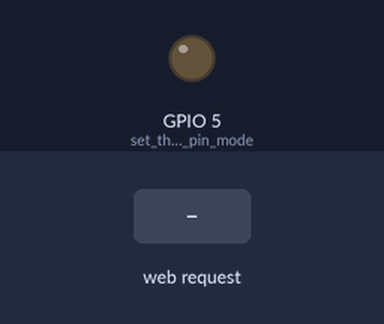
This sketch was run on a simulated ESP32. Parts: output pins drawn as LEDs (lit = HIGH). The inputs (shaded band) are chosen by the test bench. WiFi joins after 1.5 s; servers stay silent unless stated; what the sketch prints to the serial monitor is not drawn.

Above: at 2.7 s.
2.8 s: HTTP request GET /H received
At 3.2 s:
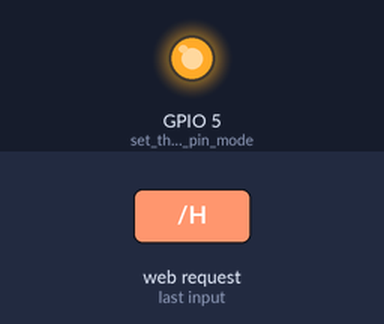
4.3 s: HTTP request GET /L received
At 5.6 s:
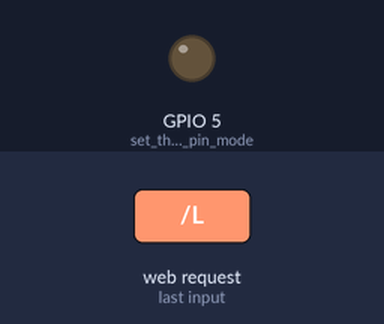
Timing chart, 0 to 7.3 s (numbered marks = the images above; inputs shaded):
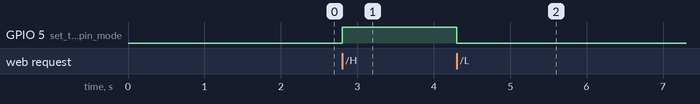

The sketch:

SimpleWiFiServer.ino
```cpp
/*
 WiFi Web Server LED Blink

 A simple web server that lets you blink an LED via the web.
 This sketch will print the IP address of your WiFi Shield (once connected)
 to the Serial monitor. From there, you can open that address in a web browser
 to turn on and off the LED on pin 5.

 If the IP address of your shield is yourAddress:
 http://yourAddress/H turns the LED on
 http://yourAddress/L turns it off

 This example is written for a network using WPA2 encryption. For insecure
 WEP or WPA, change the Wifi.begin() call and use Wifi.setMinSecurity() accordingly.

 Circuit:
 * WiFi shield attached
 * LED attached to pin 5

 created for arduino 25 Nov 2012
 by Tom Igoe

ported for sparkfun esp32
31.01.2017 by Jan Hendrik Berlin

 */

#include <WiFi.h>

const char *ssid = "yourssid";
const char *password = "yourpasswd";

NetworkServer server(80);

void setup() {
  Serial.begin(115200);
  pinMode(5, OUTPUT);  // set the LED pin mode

  delay(10);

  // We start by connecting to a WiFi network

  Serial.println();
  Serial.println();
  Serial.print("Connecting to ");
  Serial.println(ssid);

  WiFi.begin(ssid, password);

  while (WiFi.status() != WL_CONNECTED) {
    delay(500);
    Serial.print(".");
  }

  Serial.println("");
  Serial.println("WiFi connected.");
  Serial.println("IP address: ");
  Serial.println(WiFi.localIP());

  server.begin();
}

void loop() {
  NetworkClient client = server.accept();  // listen for incoming clients

  if (client) {                     // if you get a client,
    Serial.println("New Client.");  // print a message out the serial port
    String currentLine = "";        // make a String to hold incoming data from the client
    while (client.connected()) {    // loop while the client's connected
      if (client.available()) {     // if there's bytes to read from the client,
        char c = client.read();     // read a byte, then
        Serial.write(c);            // print it out the serial monitor
        if (c == '\n') {            // if the byte is a newline character

          // if the current line is blank, you got two newline characters in a row.
          // that's the end of the client HTTP request, so send a response:
          if (currentLine.length() == 0) {
            // HTTP headers always start with a response code (e.g. HTTP/1.1 200 OK)
            // and a content-type so the client knows what's coming, then a blank line:
            client.println("HTTP/1.1 200 OK");
            client.println("Content-type:text/html");
            client.println();

            // the content of the HTTP response follows the header:
            client.print("Click <a href=\"/H\">here</a> to turn the LED on pin 5 on.<br>");
            client.print("Click <a href=\"/L\">here</a> to turn the LED on pin 5 off.<br>");

            // The HTTP response ends with another blank line:
            client.println();
            // break out of the while loop:
            break;
          } else {  // if you got a newline, then clear currentLine:
            currentLine = "";
          }
        } else if (c != '\r') {  // if you got anything else but a carriage return character,
          currentLine += c;      // add it to the end of the currentLine
        }

        // Check to see if the client request was "GET /H" or "GET /L":
        if (currentLine.endsWith("GET /H")) {
          digitalWrite(5, HIGH);  // GET /H turns the LED on
        }
        if (currentLine.endsWith("GET /L")) {
          digitalWrite(5, LOW);  // GET /L turns the LED off
        }
      }
    }
    // close the connection:
    client.stop();
    Serial.println("Client Disconnected.");
  }
}
```

test.cpp
```cpp
// MPU-6050 Short Example Sketch
// By Arduino User JohnChi
// August 17, 2014
// Public Domain
#include <Arduino.h>
#include <Wire.h>
const int MPU_addr = 0x68; // I2C address of the MPU-6050
int16_t AcX, AcY, AcZ, Tmp, GyX, GyY, GyZ;
void setup()
{
    Wire.begin();
    Wire.beginTransmission(MPU_addr);
    Wire.write(0x6B); // PWR_MGMT_1 register
    Wire.write(0);    // set to zero (wakes up the MPU-6050)
    Wire.endTransmission(true);
    Serial.begin(9600);
}
void loop()
{
    Wire.beginTransmission(MPU_addr);
    Wire.write(0x3B); // starting with register 0x3B (ACCEL_XOUT_H)
    Wire.endTransmission(false);
    Wire.requestFrom(MPU_addr, 14, true); // request a total of 14 registers
    AcX = Wire.read() << 8 | Wire.read(); // 0x3B (ACCEL_XOUT_H) & 0x3C (ACCEL_XOUT_L)
    AcY = Wire.read() << 8 | Wire.read(); // 0x3D (ACCEL_YOUT_H) & 0x3E (ACCEL_YOUT_L)
    AcZ = Wire.read() << 8 | Wire.read(); // 0x3F (ACCEL_ZOUT_H) & 0x40 (ACCEL_ZOUT_L)
    Tmp = Wire.read() << 8 | Wire.read(); // 0x41 (TEMP_OUT_H) & 0x42 (TEMP_OUT_L)
    GyX = Wire.read() << 8 | Wire.read(); // 0x43 (GYRO_XOUT_H) & 0x44 (GYRO_XOUT_L)
    GyY = Wire.read() << 8 | Wire.read(); // 0x45 (GYRO_YOUT_H) & 0x46 (GYRO_YOUT_L)
    GyZ = Wire.read() << 8 | Wire.read(); // 0x47 (GYRO_ZOUT_H) & 0x48 (GYRO_ZOUT_L)
    Serial.print("AcX = ");
    Serial.print(AcX);
    Serial.print(" | AcY = ");
    Serial.print(AcY);
    Serial.print(" | AcZ = ");
    Serial.print(AcZ);
    Serial.print(" | Tmp = ");
    Serial.print(Tmp / 340.00 + 36.53); // equation for temperature in degrees C from datasheet
    Serial.print(" | GyX = ");
    Serial.print(GyX);
    Serial.print(" | GyY = ");
    Serial.print(GyY);
    Serial.print(" | GyZ = ");
    Serial.println(GyZ);
    delay(333);
}
```

Measured:
- after the input at 2.8 s, GPIO 5 (set_the_LED_pin_mode): LOW → HIGH at once
- after the input at 4.3 s, GPIO 5 (set_the_LED_pin_mode): HIGH → LOW at once
